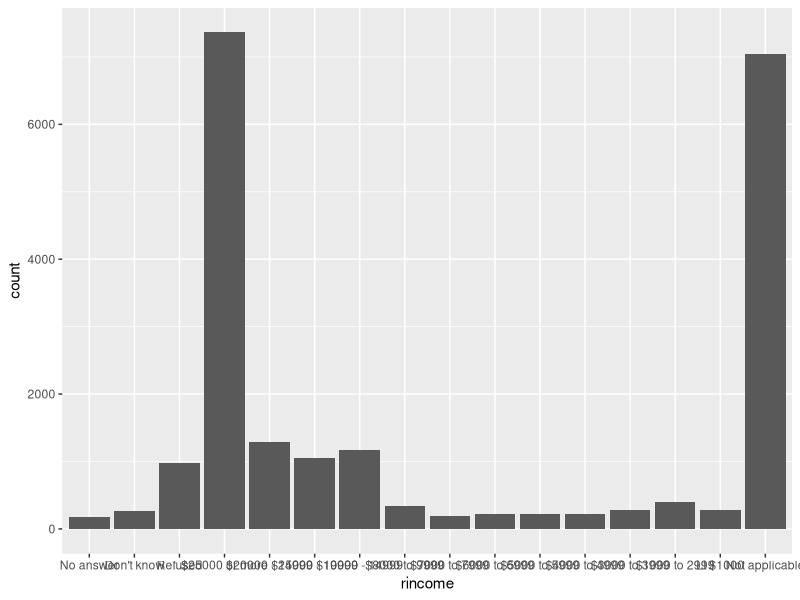
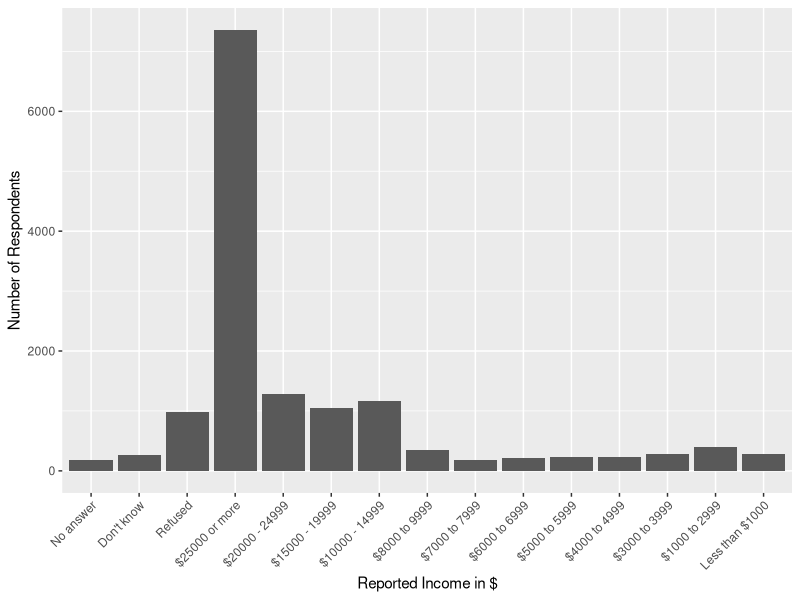
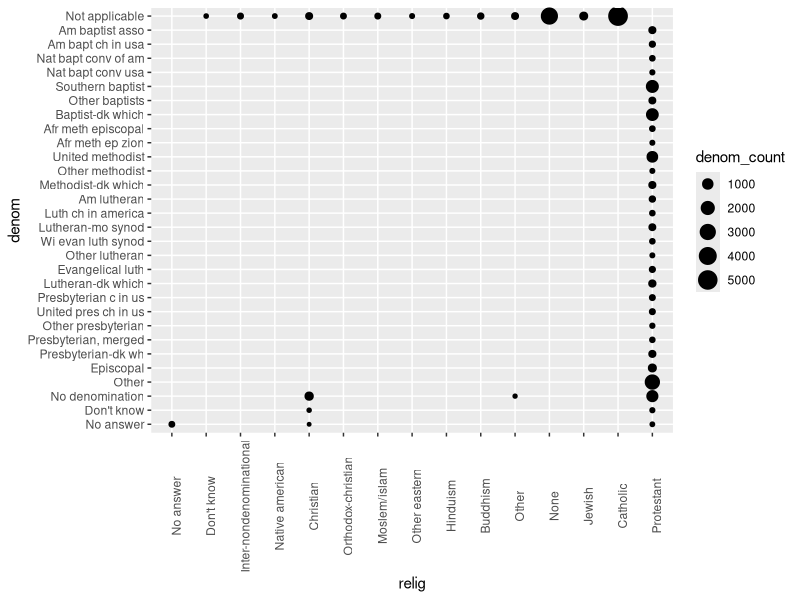
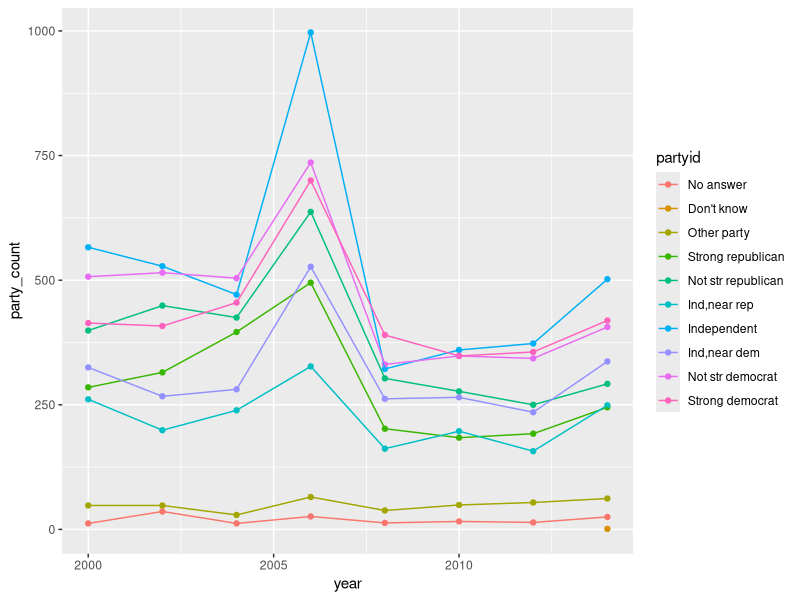
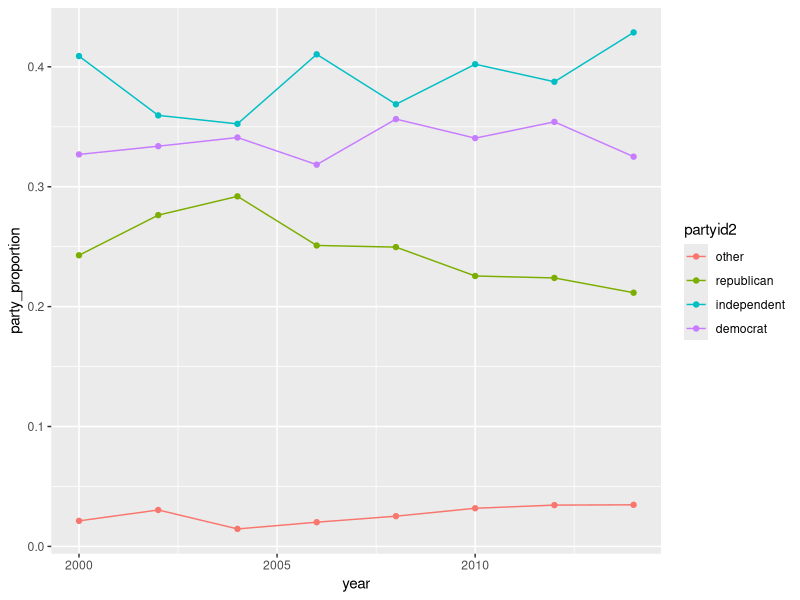
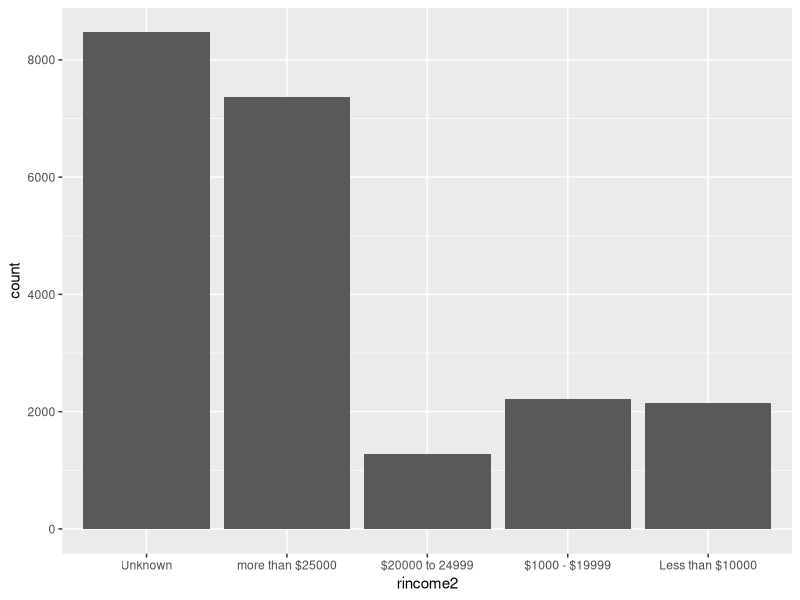

Write the R code that produced these figures, in order.
## ---- chunk 1
knitr::opts_chunk$set(echo = FALSE)
library(stringr)
library(tidyverse)
library(forcats)
library(ggplot2)
## ---- chunk 2
## insepct the database (commented out)
## view(gss_cat)
## view the default bar chart 
## using rincome as the independent variable
## the labels are not consistent 
ggplot(gss_cat, aes(rincome))+
  geom_bar()
## we can see that the default bar chart is hard to understand because 
## the labels for income brackets are layered over one another 
## the values are so different that the values count >2000 are hard to gauge
## TO IMPROVE THE PLOT: 
##    1) move the labels to be vertical or angled to be legible 
##    2) rename the columns to be more consistent 
##    3) why is there a NA and a separate No answer? 
##       remove the NA because it throws off the other data 
##    4) rename the x and y axis 
##    5) reorder the columns from don't know, to least, to most 
rep_income_plot <- gss_cat %>%
  filter(!rincome %in% c("Not applicable")) %>%
    mutate(rincome = fct_recode(rincome, 
                              "Less than $1000" = "Lt $1000")) %>%
  ggplot(aes(rincome))+
  geom_bar()+
  theme(axis.text.x = element_text(angle = 45, hjust = 1)) +
  scale_x_discrete("Reported Income in $") + 
  scale_y_continuous("Number of Respondents") 

rep_income_plot



## ---- chunk 3
## part 1
pop_relig <- gss_cat %>%
  group_by(relig) %>%
  summarize(relig_count = n()) %>%
  arrange(desc(relig_count))

pop_relig
## 1) group_by to focus on one column for calculations
## 2) use summarize and n() to count the observations based on the group 
## PROTESTANT is the most common religion

## part 2
pop_party <- gss_cat %>% 
  group_by(partyid) %>%
  summarize(party_count = n()) %>%
  arrange(desc(party_count)) %>%
  head(1)

pop_party
## 1) group_by to focus on the partyid column 
## 2) summarize, just like in the top code 
## 3) arrange the new column in descending order 
## 4) use head() to only print out the most common partyid 
## Independent is the most popular
  
## ---- chunk 4
## first we can see denom is a column 
## so let's view that column using levels()
levels(gss_cat$denom)
## I don't know anything about religious denominations so I had to google this 
## but anyways apparently these are denom is for protestant 
## we can prove this using this table:
pop_denom <- gss_cat %>%
  group_by(denom, relig) %>%
  summarize(denom_count = n()) %>%
  arrange(desc(denom_count)) %>%
  filter(denom != "Not applicable") %>%
  filter(denom != "No denomination") %>%
  filter(denom != "No answer") %>%
  filter(denom != "Don't know")
pop_denom
## 1) first group by denom and religion
## 2) use count just to put some order to it 
## 3) rearrange in descending order 
## 4) filter out the religons where denom is not applicable 
## 5) inspect the table we can see the religion is protestant 

## now let's visualize this 

denom_plot <- gss_cat %>%
  group_by(denom, relig) %>%
  summarise(denom_count = n())
denom_plot %>%
  ggplot(aes(x = relig, y = denom, size = denom_count)) + 
  geom_point() +
  theme(axis.text.x = element_text(angle = 90)) 

denom_plot

## 1) use the same group+by and summarize code block 
## 2) plot those results 
## 3) I tried color and size to show the counted denom_count, but size shows 
##    the results the best 
## 4) Showing once again that denomination is used for the Protestant religon

## ---- chunk 5
## first organize the data 
party_history <- gss_cat %>%
  group_by(year, partyid) %>%
  summarise(party_count = n()) 

party_history %>%
  ggplot(aes(x = year, y = party_count, color = partyid)) + 
  geom_point() +
  geom_line()
  
party_history

## HOWEVER the question says Democrat, Republican and Independent
## so let's collapse the party affilication observations into those categories
## ALSO it asked for the proportion so we need to turn it into percentage 

party_simple <- gss_cat %>%
 mutate(
    partyid2 =
      fct_collapse(partyid,
        other = c("No answer", "Don't know", "Other party"),
        republican = c("Strong republican", "Not str republican"),
        independent = c("Ind,near rep", "Independent", "Ind,near dem"),
        democrat = c("Not str democrat", "Strong democrat")
      )
  ) 
## 1) custom define the groups using fct_collapse()
party_simple <- party_simple %>% 
  group_by(year, partyid2) %>%
  summarise(party_count2 = n()) %>%
  mutate(party_proportion = party_count2/sum(party_count2))
## 2) group by year and party id and get a cound using summarize
## 3) mutate a new column that calcuates the proportion 
##    based on the party_count, party_count/total(party_count)

party_simple %>% 
  ggplot(aes(x = year, y = party_proportion, color = partyid2))+
  geom_point()+
  geom_line()
## 4) plot the results 
## 5) use geom_line to connect the points across the years 

## overtime, 
## independent has increased a little 
## democrat has stayed relatively level 
## republican has decreased
## and other has seen the least amount of change
## ---- chunk 6
## first inspect rincome levels 
levels(gss_cat$rincome) 
## rename the levels manually
rincome_simple <- gss_cat %>%
  mutate(
    rincome2 = 
      fct_collapse(rincome, 
                   'Unknown' = c("No answer", "Don't know", "Refused", 
                               "Not applicable"), 
                   'Less than $10000' = c("Lt $1000", "$1000 to 2999",
                                         "$3000 to 3999", "$4000 to 4999", 
                                         "$5000 to 5999",  "$6000 to 6999",
                                         "$7000 to 7999", "$8000 to 9999"), 
                  '$1000 - $19999' = c("$10000 - 14999", "$15000 - 19999"),
                  '$20000 to 24999' = c("$20000 - 24999"),
                  'more than $25000' = c("$25000 or more")
      )
  )
## plot the new rincome using a bar graph

  rincome_simple %>%
    ggplot(aes(x = rincome2)) +
    geom_bar()



